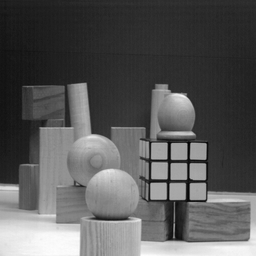
#> input picture Hough Transform/blocks.png, 256 x 256 px, shrunk from 512 x 512 before the run
$ jupyter execute --allow-errors Hough_Transform.ipynb   (shell and % lines are left out)   (Python 2 division)   (older library calls are emulated)
#> lines starting #> are read from the running program, lines starting #| are printed output that depends on the picture; after the words box and inside, x2 and y2 are one past the last pixel; in counts of white or black regions, pixels touching at a corner belong together
Globally compute features.  Each point will vote for a shape. If I have a point that's a gradient edge then he can vote.   Find lines with points to the origin.  The r is the perp to the line and the orgin and the theta is the off set I believe.  This is just for the lines.     Theta =atan(m).   Y=mx+b   r= b*cos(theta-pi/2)    Vertical lines screw it up . (use different quadaerants if so desire may need to adjust theta and pi/2).   Every line can described as an angle and radius.   Line in image to point.   Each point will make a wave graph thing.   Each time they overlap increase that array.   If not straight in it can compensate and adjust voting.   First get the valid points by the graident magnitude.  Three 2d arrays for circle one. Each for each circle radius.

[cell 1]
import numpy as np
from scipy import misc
import math
import matplotlib.pyplot as plt
import matplotlib
from skimage.draw import circle_perimeter
import cv2

def removeAnoyance(img, buffersize, circs):
    for x in range(img.shape[0]-buffersize):
        for y in range (img.shape[1]-buffersize):
            if np.count_nonzero(img[x:x+buffersize][y:y+buffersize])>circs:
                img[x:x+buffersize][y:y+buffersize]=0
def maxPos(img):
    return np.unravel_index(np.argmax(img), img.shape)
def median(img):
    for x in range(1, img.shape[0]-1):
        for y in range(1, img.shape[1]-1):
            img[x][y]=np.median(img[x-1:x+2, y-1:y+2])

def drawmycircles(radius, img_to_draw_on, image, specialmat):
    mypointstodraw=np.where(image>0)
    #print "size of valid circles ", len(mypointstodraw[0])
    for index in range(len(mypointstodraw[0])):
        x=mypointstodraw[0][index]
        y=mypointstodraw[1][index]
        rr, cc=circle_perimeter(x, y, radius)
        stuff=np.where(rr<0)
        stuff2=np.where(rr>255)
        stuff3=np.where(cc<0)
        stuff4=np.where(cc>255)
        if len(stuff[0])>0 or len(stuff2[0])>0 or len(stuff3[0])>0 or len(stuff4[0])>0:
            specialmat[rr, cc]=0
        else:
            img_to_draw_on[rr, cc, 0]=255
            img_to_draw_on[rr, cc, 1]=0
            img_to_draw_on[rr, cc, 2]=0
def EnhanceTheBlue(img,start, stop):
    img[start, stop]+=250


def part4(grad, zerocrossing):
    img=np.zeros(zerocrossing.shape)
    print grad.shape
    print zerocrossing.shape
    for x in range(0, grad.shape[0]):
        for y in range(0, grad.shape[1]):
            if zerocrossing[x][y]==1 and grad[x][y]==1:
                #print "this happens!"
                img[x][y]=255
    return img

def mysigpointsfunc(img):
    return np.where(img>200)

def new_scale_for_orient(img):
    img+=7
    img*=18
    return img

def threshold(img, hold):
    for x in range(0, img.shape[0]):
        for y in range(0, img.shape[1]):
            if img[x,y]>hold:
                img[x,y]=1
            else:
                img[x,y]=0

def sobelxandy(img, xkernel, ykernel, grayscale):
    for x in range(1, grayscale.shape[0]-1):
        for y in range(1, grayscale.shape[1]-1):
            Gx=np.sum(xkernel*grayscale[x-1:x+2, y-1:y+2])
            Gy=np.sum(ykernel*grayscale[x-1:x+2, y-1:y+2])
            img[x,y]=math.sqrt(Gx*Gx+Gy*Gy)
def gradorientation(img, xkernel, ykernel, grayscale):
    #arctan(Sy / Sx)
    for x in range(1, grayscale.shape[0]-1):
        for y in range(1, grayscale.shape[1]-1):
            Gx=np.sum(xkernel*grayscale[x-1:x+2, y-1:y+2])
            Gy=np.sum(ykernel*grayscale[x-1:x+2, y-1:y+2])
            img[x,y]=math.atan2(Gy,Gx)
def convolve(img, kernel,grayscale, divisor=1):
    for x in range(1, grayscale.shape[0]-1):
        for y in range(1, grayscale.shape[1]-1):
            sumofit=np.sum(kernel*grayscale[x-1:x+2, y-1:y+2])/divisor
            img[x,y]=sumofit
def findZeroCrossings(original, newimage):
    for x in range(original.shape[0]):
        for y in range(original.shape[1]):
            op=original[x,y]
            if op>0:
                if original[x,y+1]<0 or original[x+1, y]<0 or original[x+1, y+1]<0:
                    newimage[x,y]=1
            if op<0:
                if original[x,y+1]>0 or original[x+1, y]>0 or original[x+1, y+1]>0:
                    newimage[x,y]=1
    return newimage


grayscale=misc.imread("blocks.png", mode="L")
#> grayscale is the input picture: shape (256, 256); min 2, max 253, mean 88.8
plt.imshow(grayscale, cmap='gray')
plt.title("originial")
plt.show()
temparray=np.zeros(grayscale.shape)

xkernel=np.array([[1, 0, -1], [2, 0, -2], [1, 0, -1]])
ykernel=np.array([[1, 2, 1], [0,0,0], [-1, -2, -1]])
gausiankernel=np.array([[1, 2, 1], [2, 4, 2], [1, 2, 1]]) #guassian might need to be adjusted!
lapregular=np.array([[0, 1, 0], [1, -4, 1], [0, 1, 0]])
lapextended=np.array([[-1, -1, -1], [-1, 8, -1], [-1, -1, -1]])
lapextended2=np.array([[1, 1, 1], [1, -8, 1], [1, 1, 1]])

convolve(grayscale, gausiankernel, np.copy(grayscale), 16)

plt.title("blurred")
plt.imshow(grayscale, cmap='gray')
plt.show()


sobelxandy(temparray, xkernel, ykernel, grayscale)
plt.title("edge detector normal ")
plt.imshow(temparray, cmap='gray')
plt.show()

gradient=np.copy(temparray)
threshold(temparray, 75)
#> after the loop in threshold, `for x in range(0, img.shape[0]):`:
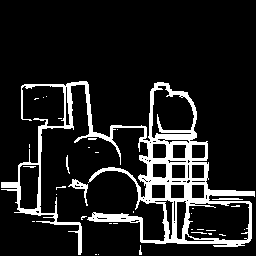
#> img: shape (256, 256) float64; values 0 (black) and 1 (white), 12.5% white; 34 white regions (30 under 20 px), largest, box (x1, y1, x2, y2) and area: (1, 81, 255, 255) 7792, (68, 179, 88, 206) 141, (212, 198, 243, 200) 51, (66, 155, 70, 174) 33
plt.title("edge detector thresholded ")
plt.imshow(temparray, cmap='gray')
plt.show()

So for the first part (A part 1),  I simply read in the gray image, used a gausian blur on it then applied the sobel kernels on it to find the edges.  For my threshold I choose 70 and above to become white (aka edges).  I wanted it to be pretty sensitive so that it would "detect" as many of the "valid" edges as possible without picking up too much background noise.

[cell 2]
#threshold make binary image
temparray=np.zeros(grayscale.shape)

gradorientation(temparray, xkernel, ykernel, grayscale)
plt.title("gradient orientation")
plt.imshow(temparray, cmap='gray')
plt.show()


temparray=new_scale_for_orient(temparray)


plt.title("gradient orientation scaled to new range")
plt.imshow(temparray, cmap='gray')
plt.show()

So for part 2 I calculated the gradient orientation.  I then scaled it so that there would not be any negative values by shifting the values all up by 7 (which is approximatly 2pi) and then multiplying by 18 (which places all the values approximatly in the range from 0-255).   However it seems that plt already shift these over to the apporiate range regardless which is why they look the same.

[cell 3]
temparray=np.zeros(grayscale.shape)
convolve(temparray, lapextended , grayscale)
#print temparray, "this is lapasian"

#temparray=histogram(temparray)
plt.title("picture with lapasian kernel with -1 and pos 8")
plt.imshow(temparray, cmap='gray')
plt.show()


#lapacian to the original image not gradient
zerocrossings=np.zeros(temparray.shape)
temp=findZeroCrossings( temparray, zerocrossings)
#> after the loop in findZeroCrossings, `for x in range(original.shape[0]):`:
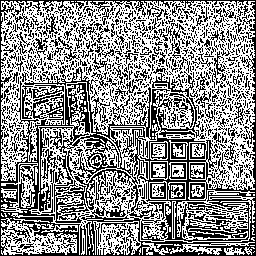
#> newimage: shape (256, 256) float64; values 0 (black) and 1 (white), 55.9% white; black in thin lines or dots
dude=np.copy(temp)
#temparray=histogram(temparray)
plt.title("zero crossings with -1 and pos 8 lap kernel")
plt.imshow(temp, cmap='gray')
plt.show()


temparray=np.zeros(grayscale.shape)
convolve(temparray, lapextended2 , grayscale)
#> call 3 of convolve, with kernel = array of shape (3, 3), divisor = 1
#> after the loop in convolve (call 3), `for x in range(1, grayscale.shape[0]-1):`:
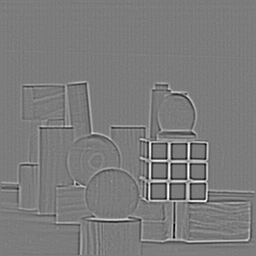
#> img: shape (256, 256) float64; min -222, max 233, mean 0; drawn with min black and max white
#print temparray, "this is lapasian"

#temparray=histogram(temparray)
plt.title("picture with lapasian kernel with 1 and pos -8")
plt.imshow(temparray, cmap='gray')
plt.show()


zerocrossings=np.zeros(temparray.shape)
temp=findZeroCrossings( temparray, zerocrossings)
#temparray=histogram(temparray)
plt.title("zero crossings with 1 and pos -8 lap kernel")
plt.imshow(temp, cmap='gray')
plt.show()

[cell 4]
threshold(gradient, 50)
#> after the loop in threshold (call 2), `for x in range(0, img.shape[0]):`: img: shape (256, 256) float64; values 0 (black) and 1 (white), 16.9% white; 56 white regions (48 under 20 px), largest, box (x1, y1, x2, y2) and area: (1, 81, 255, 255) 10477, (138, 244, 183, 255) 101, (190, 228, 234, 233) 79
myresult=part4(gradient, temp)
#| (256, 256)
#| (256, 256)
#> after the loop in part4, `for x in range(0, grad.shape[0]):`: img: shape (256, 256) float64; 7.1% white in thin lines or dots, all inside (x1, y1, x2, y2) = (1, 82, 255, 255)
plt.title("zerocrossing with gradient!")
plt.imshow(myresult, cmap='gray')
plt.show()

So Its seems that this method works pretty well and gets them even thinner.  I adjusted the threshold to be 50.

[cell 5]
simplecircle=misc.imread("circles.png")
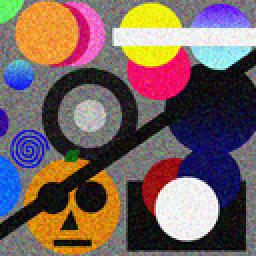
#> input picture Hough Transform/circles.png, 128 x 128 px, shrunk from 256 x 256 before the run (shown 2 times larger)
#> simplecircle is the input picture: shape (128, 128, 3); mean R, G, B 118.9, 98.7, 95.7
simplecircle_R=simplecircle[:,:,0]
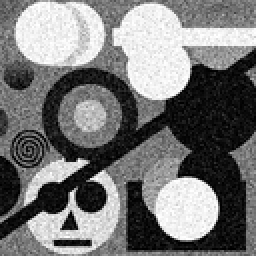
#> simplecircle_R: shape (128, 128) (shown 2 times larger); min 0, max 255, mean 118.9
simplecircle_G=simplecircle[:,:,1]
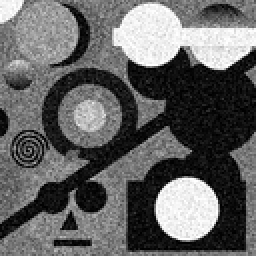
#> simplecircle_G: shape (128, 128) (shown 2 times larger); min 0, max 255, mean 98.7
simplecircle_B=simplecircle[:,:,2]
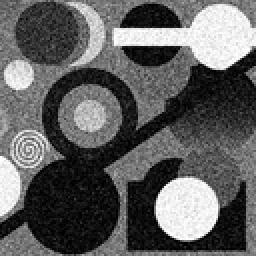
#> simplecircle_B: shape (128, 128) (shown 2 times larger); min 0, max 255, mean 95.7
#32 64 96
#initialize 3d array
plt.imshow(simplecircle)
plt.title("originial")
plt.show()

median(simplecircle_R)
median(simplecircle_G)
median(simplecircle_B)

plt.imshow(simplecircle_R, cmap='gray')
plt.title("blurred Red channel")
plt.show()

plt.imshow(simplecircle_G, cmap='gray')
plt.title("blurred Green channel")
plt.show()

plt.imshow(simplecircle_B, cmap='gray')
plt.title("blurred Blue Channel")
plt.show()

So up above I seperated into the sperate color channels and blurred them each with a median to remove noise.

[cell 6]
sobelxandy(simplecircle_R, xkernel, ykernel, np.copy(simplecircle_R))
#> after the loop in sobelxandy (call 2), `for x in range(1, grayscale.shape[0]-1):`:
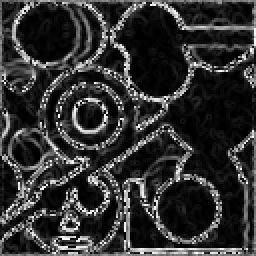
#> img: shape (128, 128) (shown 2 times larger); min 0, max 255, mean 49.6
plt.imshow(simplecircle_R, cmap='gray')
plt.title("Canny on Red Channel")
plt.show()

sobelxandy(simplecircle_G, xkernel, ykernel, np.copy(simplecircle_G))
#> after the loop in sobelxandy (call 3), `for x in range(1, grayscale.shape[0]-1):`:
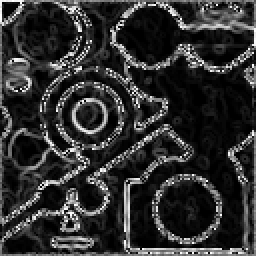
#> img: shape (128, 128) (shown 2 times larger); min 0, max 255, mean 47.8
plt.imshow(simplecircle_G, cmap='gray')
plt.title("Canny on Green Channel")
plt.show()

sobelxandy(simplecircle_B, xkernel, ykernel, np.copy(simplecircle_B))
#> after the loop in sobelxandy (call 4), `for x in range(1, grayscale.shape[0]-1):`:
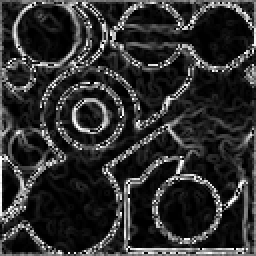
#> img: shape (128, 128) (shown 2 times larger); min 0, max 255, mean 46.9
